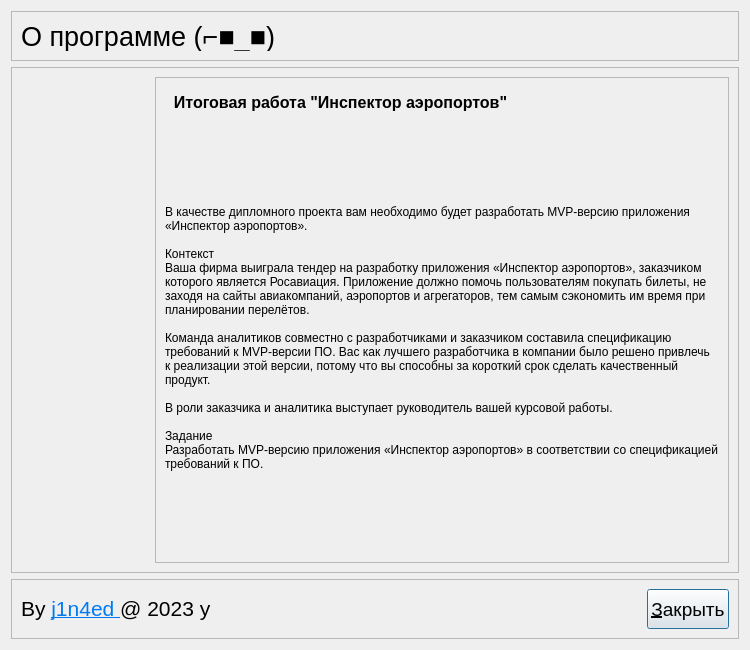
<?xml version="1.0" encoding="UTF-8"?>
<ui version="4.0">
 <class>About</class>
 <widget class="QDialog" name="About">
  <property name="geometry">
   <rect>
    <x>0</x>
    <y>0</y>
    <width>750</width>
    <height>650</height>
   </rect>
  </property>
  <property name="sizePolicy">
   <sizepolicy hsizetype="Preferred" vsizetype="Preferred">
    <horstretch>0</horstretch>
    <verstretch>0</verstretch>
   </sizepolicy>
  </property>
  <property name="minimumSize">
   <size>
    <width>750</width>
    <height>650</height>
   </size>
  </property>
  <property name="maximumSize">
   <size>
    <width>750</width>
    <height>650</height>
   </size>
  </property>
  <property name="windowTitle">
   <string>О программе</string>
  </property>
  <layout class="QVBoxLayout" name="verticalLayout">
   <item>
    <widget class="QFrame" name="fr_top">
     <property name="maximumSize">
      <size>
       <width>16777215</width>
       <height>50</height>
      </size>
     </property>
     <property name="frameShape">
      <enum>QFrame::StyledPanel</enum>
     </property>
     <property name="frameShadow">
      <enum>QFrame::Raised</enum>
     </property>
     <layout class="QHBoxLayout" name="horizontalLayout_3">
      <item>
       <widget class="QLabel" name="lb_top">
        <property name="font">
         <font>
          <pointsize>20</pointsize>
         </font>
        </property>
        <property name="text">
         <string>О программе (⌐■_■)</string>
        </property>
       </widget>
      </item>
     </layout>
    </widget>
   </item>
   <item>
    <widget class="QFrame" name="fr_mid">
     <property name="frameShape">
      <enum>QFrame::StyledPanel</enum>
     </property>
     <property name="frameShadow">
      <enum>QFrame::Raised</enum>
     </property>
     <layout class="QHBoxLayout" name="horizontalLayout_2">
      <item>
       <widget class="QLabel" name="lable_image">
        <property name="text">
         <string/>
        </property>
       </widget>
      </item>
      <item>
       <widget class="QFrame" name="fr_description">
        <property name="frameShape">
         <enum>QFrame::StyledPanel</enum>
        </property>
        <property name="frameShadow">
         <enum>QFrame::Raised</enum>
        </property>
        <layout class="QVBoxLayout" name="verticalLayout_2">
         <item>
          <widget class="QLabel" name="lb_title">
           <property name="minimumSize">
            <size>
             <width>400</width>
             <height>0</height>
            </size>
           </property>
           <property name="maximumSize">
            <size>
             <width>16777215</width>
             <height>30</height>
            </size>
           </property>
           <property name="font">
            <font>
             <pointsize>12</pointsize>
             <bold>true</bold>
            </font>
           </property>
           <property name="text">
            <string>  Итоговая работа &quot;Инспектор аэропортов&quot;</string>
           </property>
          </widget>
         </item>
         <item>
          <widget class="QLabel" name="lb_body">
           <property name="text">
            <string>В качестве дипломного проекта вам необходимо будет разработать MVP-версию приложения «Инспектор аэропортов».

Контекст
Ваша фирма выиграла тендер на разработку приложения «Инспектор аэропортов», заказчиком которого является Росавиация. Приложение должно помочь пользователям покупать билеты, не заходя на сайты авиакомпаний, аэропортов и агрегаторов, тем самым сэкономить им время при планировании перелётов.

Команда аналитиков совместно с разработчиками и заказчиком составила спецификацию требований к MVP-версии ПО. Вас как лучшего разработчика в компании было решено привлечь к реализации этой версии, потому что вы способны за короткий срок сделать качественный продукт.

В роли заказчика и аналитика выступает руководитель вашей курсовой работы.

Задание
Разработать MVP-версию приложения «Инспектор аэропортов» в соответствии со спецификацией требований к ПО.</string>
           </property>
           <property name="wordWrap">
            <bool>true</bool>
           </property>
          </widget>
         </item>
        </layout>
       </widget>
      </item>
     </layout>
    </widget>
   </item>
   <item>
    <widget class="QFrame" name="fr_bottom">
     <property name="maximumSize">
      <size>
       <width>16777215</width>
       <height>60</height>
      </size>
     </property>
     <property name="frameShape">
      <enum>QFrame::StyledPanel</enum>
     </property>
     <property name="frameShadow">
      <enum>QFrame::Raised</enum>
     </property>
     <layout class="QHBoxLayout" name="horizontalLayout">
      <item>
       <widget class="QLabel" name="lb_bottom">
        <property name="font">
         <font>
          <pointsize>16</pointsize>
         </font>
        </property>
        <property name="text">
         <string>&lt;html&gt;&lt;head/&gt;&lt;body&gt;&lt;p&gt;By &lt;a href=&quot;https://github.com/J1n4ed&quot;&gt;&lt;span style=&quot; text-decoration: underline; color:#007af4;&quot;&gt;j1n4ed &lt;/span&gt;&lt;/a&gt;@ 2023 y&lt;/p&gt;&lt;/body&gt;&lt;/html&gt;</string>
        </property>
        <property name="openExternalLinks">
         <bool>true</bool>
        </property>
       </widget>
      </item>
      <item>
       <spacer name="horizontalSpacer">
        <property name="orientation">
         <enum>Qt::Horizontal</enum>
        </property>
        <property name="sizeHint" stdset="0">
         <size>
          <width>435</width>
          <height>20</height>
         </size>
        </property>
       </spacer>
      </item>
      <item>
       <widget class="QPushButton" name="pb_close_about">
        <property name="minimumSize">
         <size>
          <width>0</width>
          <height>40</height>
         </size>
        </property>
        <property name="font">
         <font>
          <pointsize>14</pointsize>
         </font>
        </property>
        <property name="text">
         <string>&amp;Закрыть</string>
        </property>
        <property name="flat">
         <bool>false</bool>
        </property>
       </widget>
      </item>
     </layout>
    </widget>
   </item>
  </layout>
 </widget>
 <resources/>
 <connections/>
</ui>
